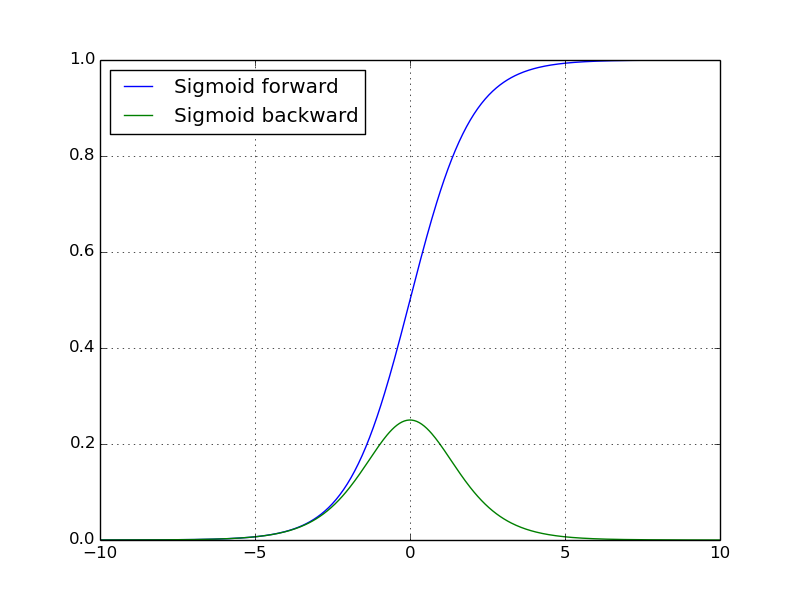

Reproduce this figure in Python.
# -*- coding: utf-8 -*-
# @Author: nemo-tj
# @Date:   2021-06-06 14:43:47
# @Last Modified by:   nemo-tj
# @Last Modified time: 2021-06-06 15:33:29
import numpy as np
import matplotlib.pyplot as plt
from activation import Activation

class Sigmoid(Activation):
  """docstring for Sigmoid"""
  def __init__(self, x):
    super(Sigmoid, self).__init__(x)

  def forward(self):
    self.p = 1. / (1 + np.exp(np.negative(self.x)))
    return self.p

  def backward(self):
    self.derivative = self.p * (1 - self.p)
    return self.derivative


if __name__ == '__main__':
  x = np.linspace(-10, 10, 500)
  plt.plot(x, Sigmoid(x)()[0], label ='Sigmoid forward')
  plt.plot(x, Sigmoid(x)()[1], label ='Sigmoid backward')
  plt.legend(loc='best')
  plt.grid()
  plt.show()
